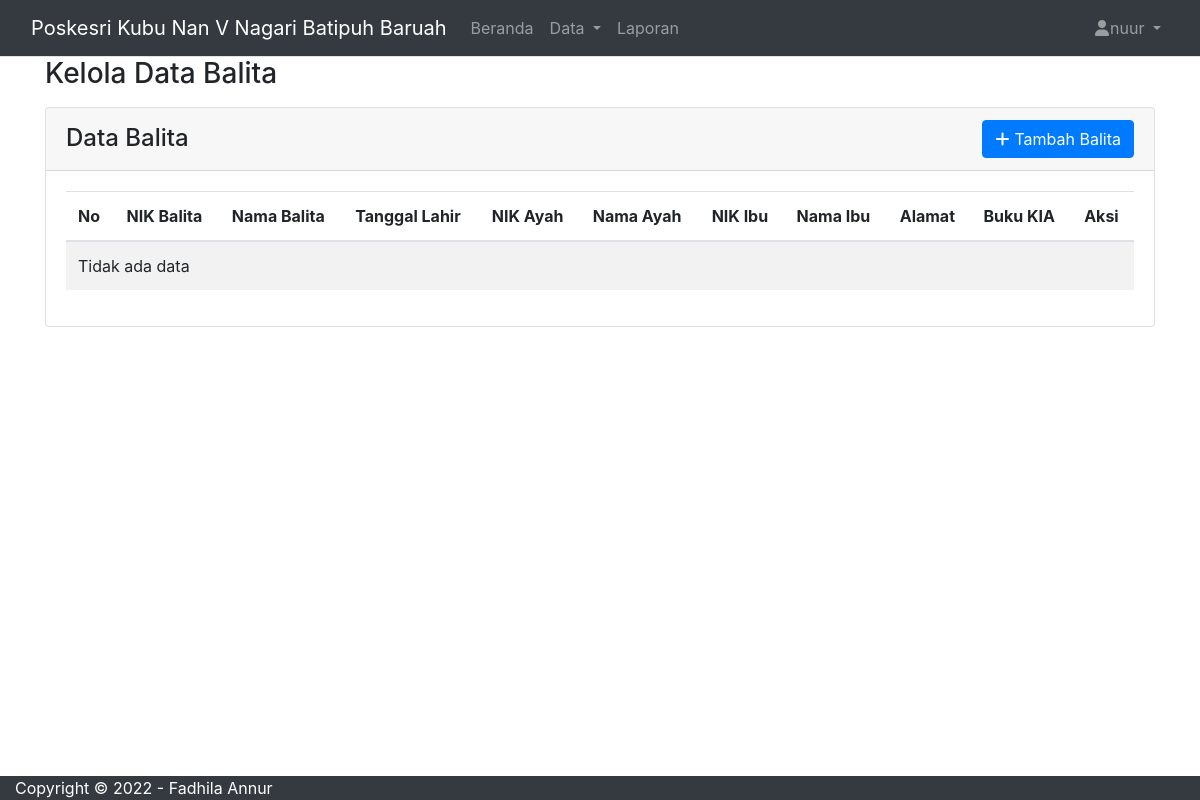
/admin/data_balita.php (signed in), run on an earlier commit of the app's database.
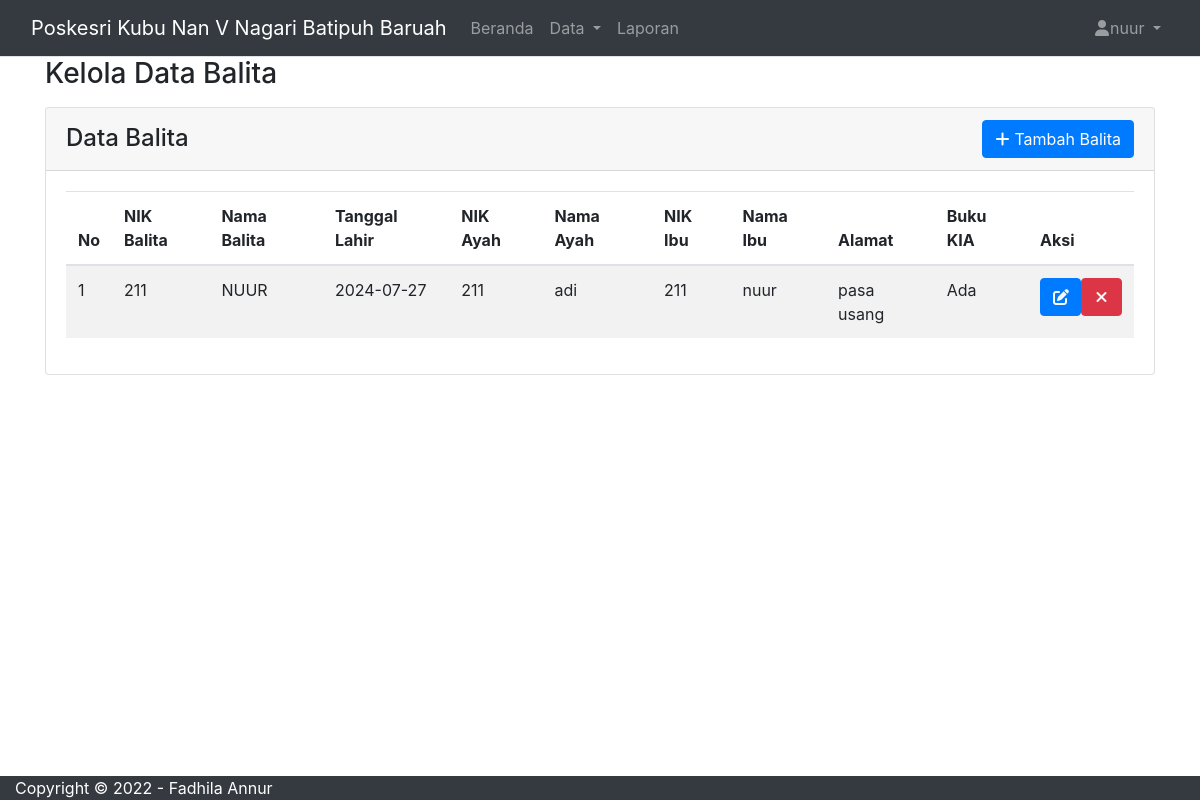
And on a later commit of the database.
### tables this page shows
CREATE TABLE `data_balita` (
  `id_data_balita` int(11) NOT NULL,
  `nik_balita` varchar(255) NOT NULL,
  `nama_balita` varchar(255) NOT NULL,
  `tgl_lhr` date NOT NULL,
  `nik_ayah` varchar(255) NOT NULL,
  `nama_ayah` varchar(255) NOT NULL,
  `nik_ibu` varchar(255) NOT NULL,
  `nama_ibu` varchar(255) NOT NULL,
  `alamat` varchar(255) NOT NULL,
  `buku_kia` enum('Ada','Tidak Ada') NOT NULL
);

### admin/data_balita.php (the view, shortened to what the changed rows need)
<?php
include 'layout/header.php';
include '../koneksi.php';
$sql = "SELECT * FROM Data_Balita";
$result = $koneksi->query($sql);
?>
<div class="wrapper">
    <div class="main-panel">
        <div class="main-header">
            <?php include 'layout/navbar.php'; ?>
        <div class="container">
            <div class="page-inner">
                <div class="row">
                    <div class="col-md-12">
                        <div class="card">
                            <div class="card-body">
                                <div class="table-responsive">
                                    <table id="add-row" class="display table table-striped table-hover">
                                        <thead>
                                            <tr>
                                                <th>No</th>
                                                <th>NIK Balita</th>
                                                <th>Nama Balita</th>
                                                <th>Tanggal Lahir</th>
                                                <th>NIK Ayah</th>
                                                <th>Nama Ayah</th>
                                                <th>NIK Ibu</th>
                                                <th>Nama Ibu</th>
                                                <th>Alamat</th>
                                                <th>Buku KIA</th>
                                                <th>Aksi</th>
                                            </tr>
                                        </thead>
                                        <tbody>
                                            <?php
                                            if ($result->num_rows > 0) {
                                                $no = 0;
                                                while ($row = $result->fetch_assoc()) {
                                                    $no++;
                                                    ?>
                                                    <tr>
                                                        <td><?php echo $no; ?></td>
                                                        <td><?php echo $row['nik_balita']; ?></td>
                                                        <td><?php echo $row['nama_balita']; ?></td>
                                                        <td><?php echo $row['tgl_lhr']; ?></td>
                                                        <td><?php echo $row['nik_ayah']; ?></td>
                                                        <td><?php echo $row['nama_ayah']; ?></td>
                                                        <td><?php echo $row['nik_ibu']; ?></td>
                                                        <td><?php echo $row['nama_ibu']; ?></td>
                                                        <td><?php echo $row['alamat']; ?></td>
                                                        <td><?php echo $row['buku_kia']; ?></td>
                                                        <td>
                                                            <div class="form-button-action d-flex ">
                                                                <button type="button" class="btn btn-link btn-primary " onclick="editBalita(<?php echo $row['id_data_balita']; ?>, '<?php echo $row['nik_balita']; ?>', '<?php echo $row['nama_balita']; ?>', '<?php echo $row['tgl_lhr']; ?>', '<?php echo $row['nik_ayah']; ?>', '<?php echo $row['nama_ayah']; ?>', '<?php echo $row['nik_ibu']; ?>', '<?php echo $row['nama_ibu']; ?>', '<?php echo $row['alamat']; ?>', '<?php echo $row['buku_kia']; ?>')">
                                                                    <i class="fa fa-edit text-light"></i>
                                                                </button>
                                                                <a href="?delete=<?php echo $row['id_data_balita']; ?>" class="btn btn-link btn-danger" onclick="return confirm('Apakah Anda yakin ingin menghapus data ini?');">
                                                                    <i class="fa fa-times text-light"></i>
                                                                </a>
                                                            </div>
                                                        </td>
                                                    </tr>
                                                    <?php
                                                }
                                            } else {
                                                echo "<tr><td colspan='11'>Tidak ada data</td></tr>";
                                            }
                                            ?>
                                        </tbody>
                                    </table>
                                </div>
                            </div>
                        </div>
                    </div>
                </div>
            </div>
        </div>
    </div>
</div>
<?php include 'layout/footer.php'; ?>

What changed in the data, as far as the page shows it:
added data_balita: nik_balita "211", nama_balita "NUUR", tgl_lhr "2024-07-27", nik_ayah "211", nama_ayah "adi", nik_ibu "211", nama_ibu "nuur", alamat "pasa usang", buku_kia "Ada"
Also different on the page:
text no longer shown: "Tidak ada data"
